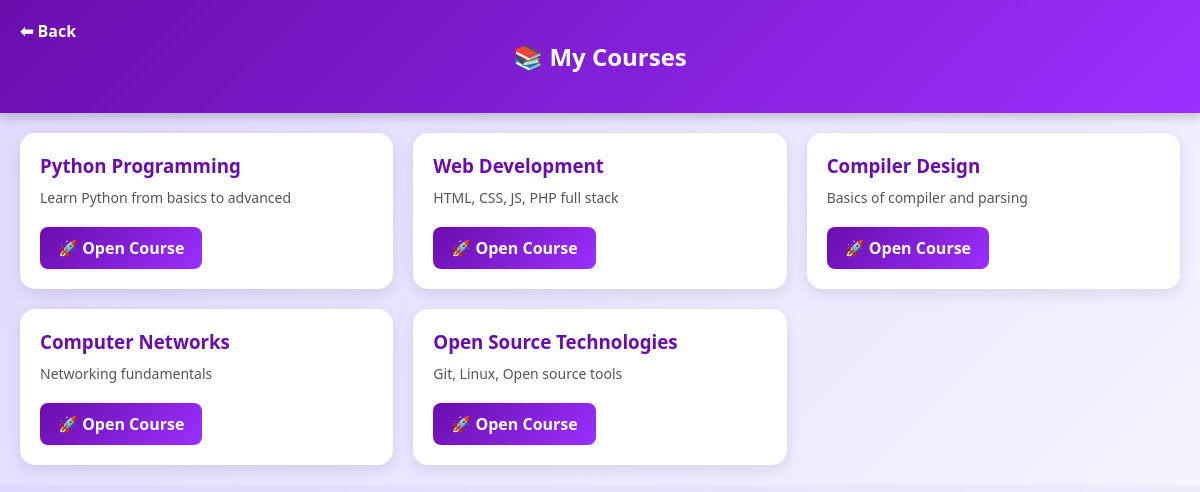
/courses.php (signed in), run on the app's committed database.
### tables this page shows
CREATE TABLE `courses` (
  `id` int NOT NULL AUTO_INCREMENT,
  `title` varchar(255) NOT NULL,
  `description` text,
  PRIMARY KEY (`id`)
);

### courses.php (the view, shortened to what this page needs)
<?php
include "db.php";
$courses = $conn->query("SELECT * FROM courses");
?>
<!DOCTYPE html>
<html>
<head>
    <link rel="stylesheet" href="courses.css">
</head>
<body>
<div class="header">
    <a href="dashboard.php">⬅ Back</a>
    <h2>📚 My Courses</h2>
</div>
<div class="container">
<?php
if($courses->num_rows > 0){
    while($c = $courses->fetch_assoc()){
?>
    <div class="course-card">
        <h3><?php echo $c['title']; ?></h3>
        <p><?php echo $c['description']; ?></p>
        <a class="course-btn" href="course_view.php?course_id=<?php echo $c['id']; ?>">
            🚀 Open Course
        </a>
    </div>
<?php
    }
} else {
    echo "<p style='padding:20px;'>No courses found 😢</p>";
}
?>
</div>
</body>
</html>

### courses.css (style rules this page uses)
body { margin: 0; font-family: 'Segoe UI', Arial; background: linear-gradient(135deg,#e0d7ff,#f5f3ff); }
.header { background: linear-gradient(135deg,#6a0dad,#9b30ff); color: white; padding: 20px; text-align: center; position: sticky; top: 0; box-shadow: 0 4px 10px rgba(0,0,0,0.2); }
.header a { position: absolute; left: 20px; top: 20px; color: white; text-decoration: none; font-weight: bold; }
.container { padding: 20px; display: grid; grid-template-columns: repeat(auto-fit, minmax(280px, 1fr)); gap: 20px; }
.course-card { background: white; border-radius: 15px; padding: 20px; box-shadow: 0 5px 15px rgba(0,0,0,0.1); transition: 0.3s ease; position: relative; overflow: hidden; }
.course-card h3 { margin: 0; color: #6a0dad; }
.course-card p { color: #555; font-size: 14px; margin: 10px 0 20px; }
.course-btn { display: inline-block; padding: 10px 18px; background: linear-gradient(135deg,#6a0dad,#9b30ff); color: white; text-decoration: none; border-radius: 8px; font-weight: bold; transition: 0.3s; }

### data on the page
courses: title "Python Programming", description "Learn Python from basics to advanced"
courses: title "Web Development", description "HTML, CSS, JS, PHP full stack"
courses: title "Compiler Design", description "Basics of compiler and parsing"
courses: title "Computer Networks", description "Networking fundamentals"
courses: title "Open Source Technologies", description "Git, Linux, Open source tools"
